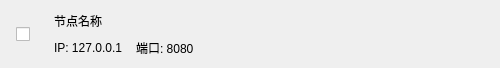
<?xml version="1.0" encoding="UTF-8"?>
<ui version="4.0">
 <class>NodeItem</class>
 <widget class="QWidget" name="NodeItem">
 <property name="geometry">
   <rect>
    <x>0</x>
    <y>0</y>
    <width>500</width>
    <height>68</height>
   </rect>
  </property>
  <property name="minimumSize">
   <size>
    <width>0</width>
    <height>68</height>
   </size>
  </property>
  <layout class="QHBoxLayout" name="horizontalLayout">
   <property name="leftMargin">
    <number>16</number>
   </property>
   <property name="topMargin">
    <number>10</number>
   </property>
   <property name="rightMargin">
    <number>16</number>
   </property>
   <property name="bottomMargin">
    <number>10</number>
   </property>
   <property name="spacing">
    <number>14</number>
   </property>
   <item>
    <widget class="QCheckBox" name="checkBox">
     <property name="minimumSize">
      <size>
       <width>24</width>
       <height>24</height>
      </size>
     </property>
     </widget>
   </item>
   <item>
    <layout class="QVBoxLayout" name="verticalLayout">
     <property name="spacing">
      <number>6</number>
     </property>
     <item>
      <widget class="QLabel" name="nodeNameLabel">
       <property name="text">
        <string>节点名称</string>
       </property>
      </widget>
     </item>
     <item>
      <layout class="QHBoxLayout" name="horizontalLayout_2">
       <property name="spacing">
        <number>14</number>
       </property>
       <item>
       <widget class="QLabel" name="nodeIPLabel">
         <property name="text">
          <string>IP: 127.0.0.1</string>
         </property>
        </widget>
       </item>
       <item>
        <widget class="QLabel" name="nodePortLabel">
         <property name="text">
          <string>端口: 8080</string>
         </property>
        </widget>
       </item>
       <item>
        <spacer name="horizontalSpacer">
         <property name="orientation">
          <enum>Qt::Horizontal</enum>
         </property>
         <property name="sizeType">
          <enum>QSizePolicy::Policy::Expanding</enum>
         </property>
         <property name="sizeHint" stdset="0">
          <size>
           <width>40</width>
           <height>20</height>
          </size>
         </property>
        </spacer>
       </item>
      </layout>
     </item>
    </layout>
   </item>
  </layout>
 </widget>
 <resources/>
 <connections>
  <connection>
   <sender>checkBox</sender>
   <signal>stateChanged(int)</signal>
   <receiver>NodeItem</receiver>
   <slot>onCheckBoxStateChanged(int)</slot>
   <hints>
    <hint type="sourcelabel">
     <x>20</x>
     <y>30</y>
    </hint>
    <hint type="destinationlabel">
     <x>200</x>
     <y>30</y>
    </hint>
   </hints>
  </connection>
 </connections>
 <slots>
  <slot>onCheckBoxStateChanged(int)</slot>
 </slots>
</ui>
